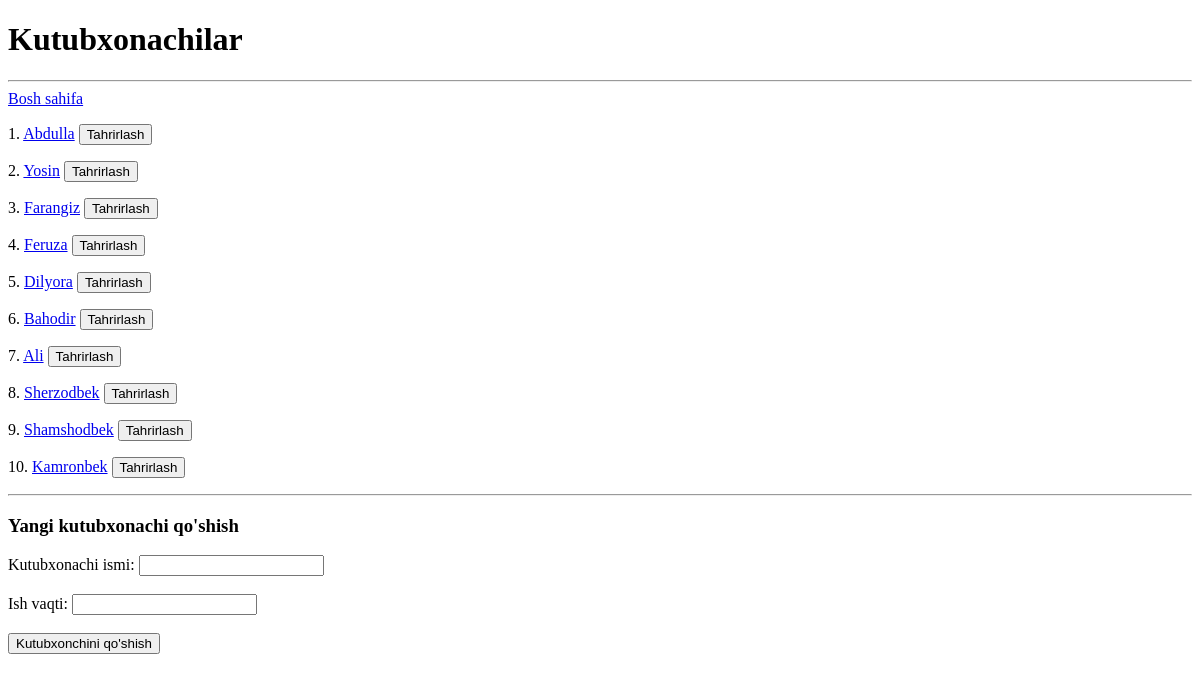
The app's page /kutubxonachilar/, older data.
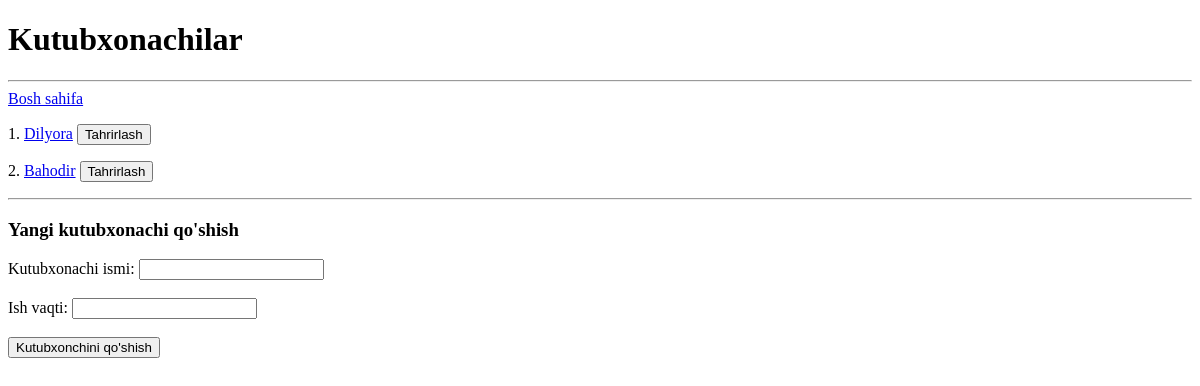
The same page, newer data.
### main/models.py (models this page shows, shortened)
class Librarian(models.Model):
    name = models.CharField(max_length=100)
    time_of_work = models.TextField(blank=True, null=True)

### main/views.py (the view)
# urls.py: path('kutubxonachilar/', librarians_view, name='kutubxonachilar'),
def librarians_view(request):
    if request.method == "POST":
        Librarian.objects.create(
            name=request.POST.get('ism'),
            time_of_work=request.POST.get('ish_vaqti'),
        )
        return redirect('kutubxonachilar')
    librarians = Librarian.objects.all()
    context = {
        'librarians': librarians
    }
    return render(request, 'librarians.html', context)

### templates/librarians.html (shortened to what this page needs)
<!DOCTYPE html>
<html lang="en">
<head>
</head>
<body>
    <h1>Kutubxonachilar</h1>
    <hr>
    <a href="/">Bosh sahifa</a>
    {% for librarian in librarians %}
        <p>
            {{ forloop.counter }}.
            <a href="/kutubxonachilar/{{ librarian.id }}/">{{ librarian.name }}</a>
            <a href="{% url 'kutubxonachi-update' librarian.pk %}">
                <button type="button">Tahrirlash</button>
            </a>
        </p>
    {% endfor %}
    <hr>
    <h3>Yangi kutubxonachi qo'shish</h3>
    <form method="post">
        <label for="ism">Kutubxonachi ismi:</label>
        <input type="text" name="ism" id="ism" required><br><br>
        <label for="ish_vaqti">Ish vaqti:</label>
        <input type="text" name="ish_vaqti" id="ish_vaqti"><br><br>
        <button type="submit">Kutubxonchini qo'shish</button>
    </form>
</body>
</html>

Row changes from the older to the newer data that the page shows:
removed Librarian: name "Abdulla"
removed Librarian: name "Yosin"
removed Librarian: name "Farangiz"
removed Librarian: name "Feruza"
removed Librarian: name "Ali"
removed Librarian: name "Sherzodbek"
removed Librarian: name "Shamshodbek"
removed Librarian: name "Kamronbek"
